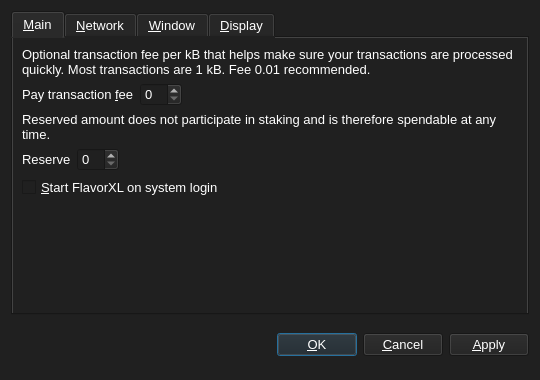
<?xml version="1.0" encoding="UTF-8"?>
<ui version="4.0">
 <class>OptionsDialog</class>
 <widget class="QDialog" name="OptionsDialog">
  <property name="geometry">
   <rect>
    <x>0</x>
    <y>0</y>
    <width>540</width>
    <height>380</height>
   </rect>
  </property>
  <property name="windowTitle">
   <string>Options</string>
  </property>
  <property name="styleSheet">
   <string notr="true">background-color: rgb(32, 32, 32);
color: rgb(255, 255, 255);</string>
  </property>
  <property name="modal">
   <bool>true</bool>
  </property>
  <layout class="QVBoxLayout" name="verticalLayout">
   <item>
    <widget class="QTabWidget" name="tabWidget">
     <property name="font">
      <font>
       <pointsize>10</pointsize>
      </font>
     </property>
     <property name="tabPosition">
      <enum>QTabWidget::North</enum>
     </property>
     <property name="currentIndex">
      <number>0</number>
     </property>
     <widget class="QWidget" name="tabMain">
      <attribute name="title">
       <string>&amp;Main</string>
      </attribute>
      <layout class="QGridLayout" name="gridLayout">
       <item row="0" column="0" colspan="2">
        <widget class="QLabel" name="transactionFeeInfoLabel">
         <property name="font">
          <font>
           <pointsize>10</pointsize>
          </font>
         </property>
         <property name="text">
          <string>Optional transaction fee per kB that helps make sure your transactions are processed quickly. Most transactions are 1 kB. Fee 0.01 recommended.</string>
         </property>
         <property name="textFormat">
          <enum>Qt::PlainText</enum>
         </property>
         <property name="wordWrap">
          <bool>true</bool>
         </property>
        </widget>
       </item>
       <item row="1" column="0">
        <layout class="QHBoxLayout" name="horizontalLayoutFee">
         <item>
          <widget class="QLabel" name="transactionFeeLabel">
           <property name="font">
            <font>
             <pointsize>10</pointsize>
            </font>
           </property>
           <property name="text">
            <string>Pay transaction &amp;fee</string>
           </property>
           <property name="textFormat">
            <enum>Qt::PlainText</enum>
           </property>
           <property name="buddy">
            <cstring>transactionFee</cstring>
           </property>
          </widget>
         </item>
         <item>
          <widget class="FlavorXLAmountField" name="transactionFee">
           <property name="font">
            <font>
             <pointsize>10</pointsize>
            </font>
           </property>
          </widget>
         </item>
         <item>
          <spacer name="horizontalSpacerFee">
           <property name="orientation">
            <enum>Qt::Horizontal</enum>
           </property>
           <property name="sizeHint" stdset="0">
            <size>
             <width>40</width>
             <height>20</height>
            </size>
           </property>
          </spacer>
         </item>
        </layout>
       </item>
       <item row="2" column="0" colspan="2">
        <widget class="QLabel" name="reserveBalanceInfoLabel">
         <property name="font">
          <font>
           <pointsize>10</pointsize>
          </font>
         </property>
         <property name="text">
          <string>Reserved amount does not participate in staking and is therefore spendable at any time.</string>
         </property>
         <property name="textFormat">
          <enum>Qt::PlainText</enum>
         </property>
         <property name="wordWrap">
          <bool>true</bool>
         </property>
        </widget>
       </item>
       <item row="3" column="0">
        <layout class="QHBoxLayout" name="horizontalLayoutReserveBalance">
         <item>
          <widget class="QLabel" name="reserveBalanceLabel">
           <property name="font">
            <font>
             <pointsize>10</pointsize>
            </font>
           </property>
           <property name="text">
            <string>Reserve</string>
           </property>
           <property name="textFormat">
            <enum>Qt::PlainText</enum>
           </property>
           <property name="buddy">
            <cstring>reserveBalance</cstring>
           </property>
          </widget>
         </item>
         <item>
          <widget class="FlavorXLAmountField" name="reserveBalance">
           <property name="font">
            <font>
             <pointsize>10</pointsize>
            </font>
           </property>
          </widget>
         </item>
         <item>
          <spacer name="horizontalSpacerReserveBalance">
           <property name="orientation">
            <enum>Qt::Horizontal</enum>
           </property>
           <property name="sizeHint" stdset="0">
            <size>
             <width>40</width>
             <height>20</height>
            </size>
           </property>
          </spacer>
         </item>
        </layout>
       </item>
       <item row="4" column="0">
        <widget class="QCheckBox" name="bitcoinAtStartup">
         <property name="font">
          <font>
           <pointsize>10</pointsize>
          </font>
         </property>
         <property name="toolTip">
          <string>Automatically start FlavorXL after logging in to the system.</string>
         </property>
         <property name="text">
          <string>&amp;Start FlavorXL on system login</string>
         </property>
        </widget>
       </item>
       <item row="5" column="0">
        <spacer name="verticalSpacer_Main">
         <property name="orientation">
          <enum>Qt::Vertical</enum>
         </property>
         <property name="sizeHint" stdset="0">
          <size>
           <width>20</width>
           <height>40</height>
          </size>
         </property>
        </spacer>
       </item>
      </layout>
     </widget>
     <widget class="QWidget" name="tabNetwork">
      <attribute name="title">
       <string>&amp;Network</string>
      </attribute>
      <layout class="QVBoxLayout" name="verticalLayout_Network">
       <item>
        <widget class="QCheckBox" name="mapPortUpnp">
         <property name="font">
          <font>
           <pointsize>10</pointsize>
          </font>
         </property>
         <property name="toolTip">
          <string>Automatically open the FlavorXL client port on the router. This only works when your router supports UPnP and it is enabled.</string>
         </property>
         <property name="text">
          <string>Map port using &amp;UPnP</string>
         </property>
        </widget>
       </item>
       <item>
        <spacer name="verticalSpacer_Network">
         <property name="orientation">
          <enum>Qt::Vertical</enum>
         </property>
         <property name="sizeHint" stdset="0">
          <size>
           <width>20</width>
           <height>40</height>
          </size>
         </property>
        </spacer>
       </item>
      </layout>
     </widget>
     <widget class="QWidget" name="tabWindow">
      <attribute name="title">
       <string>&amp;Window</string>
      </attribute>
      <layout class="QVBoxLayout" name="verticalLayout_Window">
       <item>
        <widget class="QCheckBox" name="minimizeToTray">
         <property name="font">
          <font>
           <pointsize>10</pointsize>
          </font>
         </property>
         <property name="toolTip">
          <string>Show only a tray icon after minimizing the window.</string>
         </property>
         <property name="text">
          <string>&amp;Minimize to the tray instead of the taskbar</string>
         </property>
        </widget>
       </item>
       <item>
        <widget class="QCheckBox" name="minimizeOnClose">
         <property name="font">
          <font>
           <pointsize>10</pointsize>
          </font>
         </property>
         <property name="toolTip">
          <string>Minimize instead of exit the application when the window is closed. When this option is enabled, the application will be closed only after selecting Quit in the menu.</string>
         </property>
         <property name="text">
          <string>M&amp;inimize on close</string>
         </property>
        </widget>
       </item>
       <item>
        <spacer name="verticalSpacer_Window">
         <property name="orientation">
          <enum>Qt::Vertical</enum>
         </property>
         <property name="sizeHint" stdset="0">
          <size>
           <width>20</width>
           <height>40</height>
          </size>
         </property>
        </spacer>
       </item>
      </layout>
     </widget>
     <widget class="QWidget" name="tabDisplay">
      <attribute name="title">
       <string>&amp;Display</string>
      </attribute>
      <layout class="QVBoxLayout" name="verticalLayout_Display">
       <item>
        <layout class="QHBoxLayout" name="horizontalLayout_1_Display">
         <item>
          <widget class="QLabel" name="langLabel">
           <property name="font">
            <font>
             <pointsize>10</pointsize>
            </font>
           </property>
           <property name="text">
            <string>User Interface &amp;language:</string>
           </property>
           <property name="textFormat">
            <enum>Qt::PlainText</enum>
           </property>
           <property name="buddy">
            <cstring>lang</cstring>
           </property>
          </widget>
         </item>
         <item>
          <widget class="QValueComboBox" name="lang">
           <property name="font">
            <font>
             <pointsize>10</pointsize>
            </font>
           </property>
           <property name="toolTip">
            <string>The user interface language can be set here. This setting will take effect after restarting FlavorXL.</string>
           </property>
          </widget>
         </item>
        </layout>
       </item>
       <item>
        <layout class="QHBoxLayout" name="horizontalLayout_2_Display">
         <item>
          <widget class="QLabel" name="unitLabel">
           <property name="font">
            <font>
             <pointsize>10</pointsize>
            </font>
           </property>
           <property name="text">
            <string>&amp;Unit to show amounts in:</string>
           </property>
           <property name="textFormat">
            <enum>Qt::PlainText</enum>
           </property>
           <property name="buddy">
            <cstring>unit</cstring>
           </property>
          </widget>
         </item>
         <item>
          <widget class="QValueComboBox" name="unit">
           <property name="font">
            <font>
             <pointsize>10</pointsize>
            </font>
           </property>
           <property name="toolTip">
            <string>Choose the default subdivision unit to show in the interface and when sending coins.</string>
           </property>
          </widget>
         </item>
        </layout>
       </item>
       <item>
        <widget class="QCheckBox" name="coinControlFeatures">
         <property name="font">
          <font>
           <pointsize>10</pointsize>
          </font>
         </property>
         <property name="toolTip">
          <string>Whether to show coin control features or not.</string>
         </property>
         <property name="text">
          <string>Display coin &amp;control features (experts only!)</string>
         </property>
        </widget>
       </item>
       <item>
        <widget class="QCheckBox" name="useDarkTheme">
         <property name="font">
          <font>
           <pointsize>10</pointsize>
          </font>
         </property>
         <property name="text">
          <string>Use Dark Visual theme (requires restart)</string>
         </property>
        </widget>
       </item>
       <item>
        <spacer name="verticalSpacer_Display">
         <property name="orientation">
          <enum>Qt::Vertical</enum>
         </property>
         <property name="sizeHint" stdset="0">
          <size>
           <width>20</width>
           <height>40</height>
          </size>
         </property>
        </spacer>
       </item>
      </layout>
     </widget>
    </widget>
   </item>
   <item>
    <layout class="QHBoxLayout" name="horizontalLayout_Buttons">
     <item>
      <spacer name="horizontalSpacer_1">
       <property name="orientation">
        <enum>Qt::Horizontal</enum>
       </property>
       <property name="sizeHint" stdset="0">
        <size>
         <width>40</width>
         <height>48</height>
        </size>
       </property>
      </spacer>
     </item>
     <item>
      <widget class="QLabel" name="statusLabel">
       <property name="font">
        <font>
         <weight>75</weight>
         <bold>true</bold>
        </font>
       </property>
       <property name="text">
        <string/>
       </property>
       <property name="textFormat">
        <enum>Qt::PlainText</enum>
       </property>
       <property name="wordWrap">
        <bool>true</bool>
       </property>
      </widget>
     </item>
     <item>
      <spacer name="horizontalSpacer_2">
       <property name="orientation">
        <enum>Qt::Horizontal</enum>
       </property>
       <property name="sizeHint" stdset="0">
        <size>
         <width>40</width>
         <height>48</height>
        </size>
       </property>
      </spacer>
     </item>
     <item>
      <widget class="QPushButton" name="okButton">
       <property name="font">
        <font>
         <pointsize>10</pointsize>
        </font>
       </property>
       <property name="text">
        <string>&amp;OK</string>
       </property>
      </widget>
     </item>
     <item>
      <widget class="QPushButton" name="cancelButton">
       <property name="font">
        <font>
         <pointsize>10</pointsize>
        </font>
       </property>
       <property name="text">
        <string>&amp;Cancel</string>
       </property>
       <property name="autoDefault">
        <bool>false</bool>
       </property>
      </widget>
     </item>
     <item>
      <widget class="QPushButton" name="applyButton">
       <property name="font">
        <font>
         <pointsize>10</pointsize>
        </font>
       </property>
       <property name="text">
        <string>&amp;Apply</string>
       </property>
       <property name="autoDefault">
        <bool>false</bool>
       </property>
      </widget>
     </item>
    </layout>
   </item>
  </layout>
 </widget>
 <customwidgets>
  <customwidget>
   <class>FlavorXLAmountField</class>
   <extends>QSpinBox</extends>
   <header>bitcoinamountfield.h</header>
   <container>1</container>
  </customwidget>
  <customwidget>
   <class>QValueComboBox</class>
   <extends>QComboBox</extends>
   <header>qvaluecombobox.h</header>
  </customwidget>
 </customwidgets>
 <resources/>
 <connections/>
</ui>
